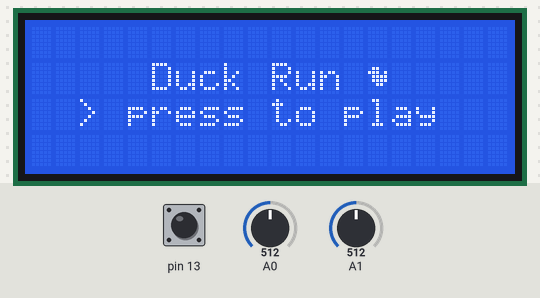
This sketch was run on a simulated Arduino Uno, built with avr-gcc and run on an emulated ATmega328P. On the bench: 20×4 character LCD. The inputs (shaded band) are chosen by the test bench; at power-on: pin 13 HIGH, A0 = 512, A1 = 512. Random numbers use the default seed unless the sketch sets one. At 7.1 s the program stops and its outputs stay as they are.

Above: at 0.9 s.
1.0 s: pin 13 pulled LOW for 0.15 s
At 1.8 s:
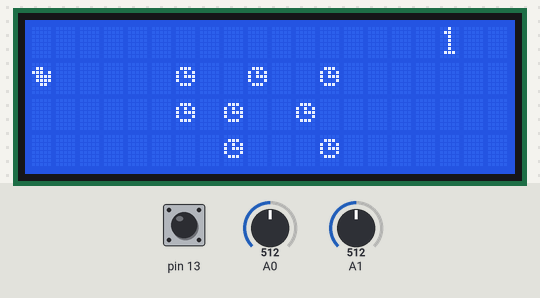
At 7.8 s:
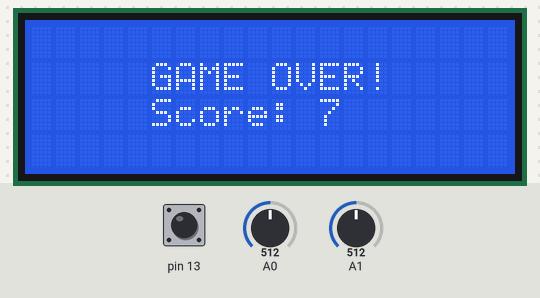
Timing chart, 0 to 8.6 s (numbered marks = the images above; inputs shaded):
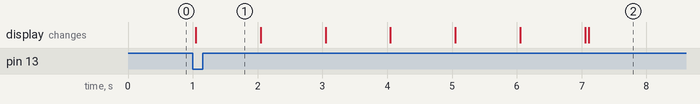

The sketch:

sketch.ino
```cpp
#include <LiquidCrystal_I2C.h>
#include <Wire.h>

#include "src/Joystick/Joystick.h"
#include "src/Player/Player.h"
#include "src/Obstacle/Obstacle.h"
#include "src/Coin/Coin.h"

// Joystick definitions.
#define JOY_X A0
#define JOY_Y A1
#define JOY_BTN 13
#define ANALOG_BUFFER 480
#define ANALOG_RESOLUTION 1024

// Player definitions.
#define PLAYER_START_X 0
#define PLAYER_START_Y 1

// LCD screen definitions.
#define SCREEN_WIDTH 20
#define SCREEN_HEIGHT 4
#define LCD_ADDRESS 0x27

// Obstacle definitions.
#define NUM_OBSTACLES 10
#define NUM_COINS 12
#define OBSTACLE_START_X 5
#define OBSTACLE_MAX_WIDTH 3

// Characters.
#define DUCK 0
#define LILYPAD 1
#define BELL 2
#define HEART 3

uint8_t duck[8] = {0x0, 0xc, 0x1d, 0xf, 0xf, 0x6, 0x0};
uint8_t lilypad[8] = {0x0, 0xe, 0x15, 0x17, 0x11, 0xe, 0x0};
uint8_t bell[8] = {0x4, 0xe, 0xe, 0xe, 0x1f, 0x0, 0x4};
uint8_t heart[8] = {0x0, 0xa, 0x1f, 0x1f, 0xe, 0x4, 0x0};

unsigned const long OBSTACLE_DELAY = 1000;
unsigned long lastTimeObstacleDelay = 0;

unsigned const long PLAYER_DELAY = 100;
unsigned long lastTimePlayerDelay = 0;

// Game Objects.
LiquidCrystal_I2C lcd(LCD_ADDRESS, SCREEN_WIDTH, SCREEN_HEIGHT);
Joystick joyStick(JOY_X, JOY_Y, JOY_BTN, ANALOG_BUFFER, ANALOG_RESOLUTION);
Player player(PLAYER_START_X, PLAYER_START_Y);
Obstacle obstacles[NUM_OBSTACLES];
Coin coins[NUM_COINS];

void setup()
{
    lcd.init();
    lcd.backlight();

    createCharacters();
    createObstacles();

    gameStart();
}

void loop()
{
    if ((millis() - lastTimeObstacleDelay) > OBSTACLE_DELAY)
    {
        lastTimeObstacleDelay = millis();

        updateObstacles();
        updateScore();
    }

    if ((millis() - lastTimePlayerDelay) > PLAYER_DELAY)
    {
        lastTimePlayerDelay = millis();

        playerMovementHandler();
    }

    collisionCheck();
}

/* --------------- Scenes --------------- */
void gameStart() {
    while (!joyStick.isPressed()) {
        lcd.setCursor(5, 1);
        lcd.print("Duck Run ");
        lcd.write(DUCK);
        lcd.setCursor(2, 2);
        lcd.print("> press to play");
    }
    lcd.clear();
}

void gameOver()
{
    lcd.clear();
    while(true) {
        lcd.setCursor(5, 1);
        lcd.print("GAME OVER!");
        lcd.setCursor(5, 2);
        lcd.print("Score: ");
        lcd.print(player.getScore());
    }
}

/* --------------- Collision --------------- */
void collisionCheck()
{
    int playerX = player.getX();
    int playerY = player.getY();

    for (int i = 0; i < NUM_OBSTACLES; i++)
    {
        int obstacleX = obstacles[i].getX();
        int obstacleY = obstacles[i].getY();
        if (obstacleX == playerX && obstacleY == playerY)
        {
            player.reduceLives();

            if (player.getLives() == 0)
            {
                gameOver();
            }
        }
    }
}

/* --------------- Characters --------------- */
void createCharacters()
{
    lcd.createChar(0, duck);
    lcd.createChar(1, lilypad);
    lcd.createChar(2, bell);
    lcd.createChar(3, heart);
}

/* --------------- Obstacles --------------- */
void createObstacles()
{
    for (int i = 0; i < NUM_OBSTACLES; i++)
    {
        obstacles[i].setPosition(random(OBSTACLE_START_X, SCREEN_WIDTH), random(1, SCREEN_HEIGHT));
    }
}

void updateObstacles()
{
    unrenderObstacles();
    moveObstacles();
    renderObstacles();
}

void moveObstacles()
{
    for (int i = 0; i < NUM_OBSTACLES; i++)
    {
        int newX = obstacles[i].getX() - 1;

        // If off screen, reset to end of screen.
        if (newX == -1)
        {
            newX = SCREEN_WIDTH - 1;
            obstacles[i].setY(random(0, SCREEN_HEIGHT));
        }

        obstacles[i].setX(newX);
    }
}

void unrenderObstacles()
{
    for (int i = 0; i < NUM_OBSTACLES; i++)
    {
        int x = obstacles[i].getX();
        int y = obstacles[i].getY();
        lcd.setCursor(x, y);
        lcd.write(' ');
    }
}

void renderObstacles()
{
    for (int i = 0; i < NUM_OBSTACLES; i++)
    {
        Obstacle obstacle = obstacles[i];
        lcd.setCursor(obstacle.getX(), obstacle.getY());
        lcd.write(LILYPAD);
    }
}

/* --------------- Score --------------- */
void updateScore()
{
    player.increaseScore();
    lcd.setCursor(17, 0);
    lcd.print(player.getScore());
}

/* --------------- Player --------------- */
void playerMovementHandler()
{
    Joystick::Direction direction = joyStick.getDirection();
    Serial.println("Direction: " + String(direction));

    if (direction != Joystick::Direction::NONE)
    {
        unrenderPlayer();
    }

    if (direction == Joystick::Direction::UP)
        player.moveUp();
    else if (direction == Joystick::Direction::DOWN)
        player.moveDown();
    else if (direction == Joystick::Direction::LEFT)
        player.moveLeft();
    else if (direction == Joystick::Direction::RIGHT)
        player.moveRight();

    renderPlayer();
}

void unrenderPlayer() {
    lcd.setCursor(player.getX(), player.getY());
    lcd.write(' ');
}

void renderPlayer()
{
    lcd.setCursor(player.getX(), player.getY());
    lcd.write(DUCK);
}
```

Coin.cpp
```cpp
#include "COin.h"
#include "Arduino.h"

Coin::Coin(int x, int y) {
    _posX = x;
    _posY = y;
}

int Coin::getX() {
    return _posX;
}

int Coin::getY() {
    return _posY;
}

void Coin::setPosition(int x, int y) {
    _posX = x;
    _posY = y;
}
```

Coin.h
```cpp
#ifndef Coin_h
#define Coin_h

#include "Arduino.h"

class Coin
{
    public:
        Coin() {};
        Coin(int x, int y);
        void setPosition(int x, int y);
        int getX();
        int getY();

    private:
        int _posX;
        int _posY;
};

#endif 
```

Display.cpp
```cpp
#include "Display.h"
#include "Arduino.h"

#include <LiquidCrystal_I2C.h>
#include <Wire.h>

Display::Display(uint8_t address, uint8_t width, uint8_t height)
{
    _width = width;
    _height = height;
    LiquidCrystal_I2C _lcd(address, width, height);
}

void Display::generateCharacters()
{
    uint8_t duck[8] = {0x0, 0xc, 0x1d, 0xf, 0xf, 0x6, 0x0};
    uint8_t lilypad[8] = {0x0, 0xe, 0x15, 0x17, 0x11, 0xe, 0x0};
    uint8_t bell[8] = {0x4, 0xe, 0xe, 0xe, 0x1f, 0x0, 0x4};
    uint8_t heart[8] = {0x0, 0xa, 0x1f, 0x1f, 0xe, 0x4, 0x0};
    uint8_t note[8] = {0x2, 0x3, 0x2, 0xe, 0x1e, 0xc, 0x0};
    _lcd.createChar(0, duck);
    _lcd.createChar(1, lilypad);
}

void Display::showSplashScreen()
{
    _lcd.setCursor(1, 3);
    _lcd.print("Arduino Arcade");
    _lcd.setCursor(2, 3);
    _lcd.print("By Matthew Ouyang");
    delay(1000);
}
```

Display.h
```cpp
#ifndef Display_h
#define Display_h

#include "Arduino.h"
#include <LiquidCrystal_I2C.h>
#include <Wire.h>

class Display : public LiquidCrystal_I2C
{
    public:
        Display(uint8_t address, uint8_t width, uint8_t height);

        void generateCharacters();
        void showSplashScreen();

    private:
        int _width;
        int _height;
        LiquidCrystal_I2C _lcd;
};

#endif 
```

Joystick.cpp
```cpp
#include "Arduino.h"
#include "Joystick.h"

/**
 * @brief Construct a new Joystick:: Joystick object
 *
 * @param pinX Analog pin for X axis input.
 * @param pinY Analog pin for Y axis input.
 * @param pinButton Digital pin for button input.
 * @param analogBuffer Buffer size for analog input to allow error room.
 * @param analogResolution Resolution of analog input.
 */
Joystick::Joystick(int pinX, int pinY, int pinButton, int analogBuffer, int analogResolution)
{
    _pinX = pinX;
    _pinY = pinY;
    _pinButton = pinButton;
    _analogBuffer = analogBuffer;
    _analogResolution = analogResolution;

    // Use inbuilt pullup resistor.
    pinMode(pinButton, INPUT_PULLUP);
}

/**
 * @brief Output joystick data to serial port.
 */
void Joystick::debug() {
    Serial.print("x= ");
    Serial.print(Joystick::getX());
    Serial.print(" y= ");
    Serial.print(Joystick::getY());
    Serial.print(" sw= ");
    Serial.print(Joystick::isPressed());
    Serial.print(" dir= ");
    Serial.print(Joystick::getDirection());
    Serial.println("");
}

/**
 * @brief X axis analog value getter.
 *
 * @return int analog value of X axis.
 */
int Joystick::getX()
{
    return analogRead(_pinX);
}

/**
 * @brief Y axis analog value getter.
 *
 * @return int analog value of Y axis.
 */
int Joystick::getY()
{
    return analogRead(_pinY);
}

/**
 * @brief Y axis analog value getter.
 *
 * @return int analog value of Y axis.
 */
bool Joystick::isPressed() {
    int pressed = digitalRead(_pinButton);
    if (pressed == LOW)
        return true;
    else
        return false;
}

/**
 * @brief get direction of joystick.
 *
 * @return Direction enum of joystick.
 */
Joystick::Direction Joystick::getDirection()
{
    int xVal = getX();
    int yVal = getY();
    int analogMid = _analogResolution / 2;

    if (xVal > analogMid + _analogBuffer)
    {
        return Joystick::Direction::RIGHT;
    }
    else if (xVal < analogMid - _analogBuffer)
    {
        return Joystick::Direction::LEFT;
    }
    else if (yVal < analogMid - _analogBuffer)
    {
        return Joystick::Direction::UP;
    }
    else if (yVal > analogMid + _analogBuffer)
    {
        return Joystick::Direction::DOWN;
    }

    return Joystick::Direction::NONE;
}
```

Joystick.h
```cpp
#ifndef Joystick_h
#define Joystick_h

#include "Arduino.h"

/**
 * @brief Handles the joystick input.
 *
 * @author Matthew Ouyang
 * @date 09/11/2021
 */
class Joystick {
    public:
        enum Direction { NONE, UP, DOWN, LEFT, RIGHT };

        Joystick() {};
        Joystick(int pinX, int pinY, int pinButton, int analogBuffer, int analogResolution);

        void debug();

        int getX();
        int getY();
        bool isPressed();
        Direction getDirection();

    private:
        int _pinX;
        int _pinY;
        int _pinButton;
        int _analogBuffer;
        int _analogResolution;
};

#endif 
```

Obstacle.cpp
```cpp
#include "Obstacle.h"
#include "Arduino.h"

Obstacle::Obstacle(int x, int y, int width, int height)
{
    _posX = x;
    _posY = y;
    _width = width;
    _height = height;
}

int Obstacle::getX()
{
    return _posX;
}

int Obstacle::getY()
{
    return _posY;
}

int Obstacle::getWidth()
{
    return _width;
}

int Obstacle::getHeight()
{
    return _height;
}

void Obstacle::setX(int x)
{
    _posX = x;
}

void Obstacle::setY(int y)
{
    _posY = y;
}

void Obstacle::setPosition(int x, int y)
{
    _posX = x;
    _posY = y;
}

void Obstacle::setSize(int width, int height)
{
    _width = width;
    _height = height;
}
```

Obstacle.h
```cpp
#ifndef Obstacle_h
#define Obstacle_h

#include "Arduino.h"

class Obstacle
{
    public:
        Obstacle() { };
        Obstacle(int x, int y, int width, int height);
        int getX();
        int getY();
        int getWidth();
        int getHeight();

        void setX(int x);
        void setY(int y);
        void setPosition(int x, int y);
        void setSize(int width, int height);

    private:
        int _posX;
        int _posY;
        int _width;
        int _height;
};

#endif 
```

Player.cpp
```cpp
#include "Arduino.h"
#include "Player.h"

/**
 * @brief Construct a new Player:: Player object.
 *
 * @param x initial x position.
 * @param y initial y position.
 */
Player::Player(int x, int y)
{
    _posX = x;
    _posY = y;
}

int Player::getX()
{
    return _posX;
}

int Player::getY()
{
    return _posY;
}

int Player::getScore()
{
    return _score;
}

int Player::getLives()
{
    return life;
}

void Player::reduceLives()
{
    life--;
}

void Player::increaseScore()
{
    _score++;
}

void Player::moveUp()
{
    if (_posY > 0)
    {
        _posY--;
    }
}

void Player::moveDown()
{
    if (_posY < 3)
    {
        _posY++;
    }
}

void Player::moveRight()
{
    if (_posX < 19)
    {
        _posX++;
    }
}

void Player::moveLeft()
{
    if (_posX > 0)
    {
        _posX--;
    }
}

void Player::setPosition(int x, int y)
{
    _posX = x;
    _posY = y;
}

void Player::clearScore()
{
    _score = 0;
}

/**
 * @brief Add certain amount of points to the player's score
 *
 * @param score number of points to add.
 */
void Player::addScore(int score)
{
    _score += score;
}
```

Player.h
```cpp
#ifndef Player_h
#define Player_h

#include "Arduino.h"

/**
 * @brief Player class object for lcd game.
 * @author Matthew Ouyang.
 * @date 10/11/2021.
 */
class Player
{
public:
    Player() {};
    Player(int x, int y);

    int getX();
    int getY();
    int getScore();
    int getLives();

    void setPosition(int x, int y);
    void increaseScore();
    void reduceLives();

    void moveUp();
    void moveDown();
    void moveLeft();
    void moveRight();

    void clearScore();
    void addScore(int score);

private:
    int _posX;
    int _posY;
    int _score = 0;
    int life = 3;
};

#endif
```

Measured:
- after the input at 1.0 s, the display: changes after 0.05 s (image 1)
